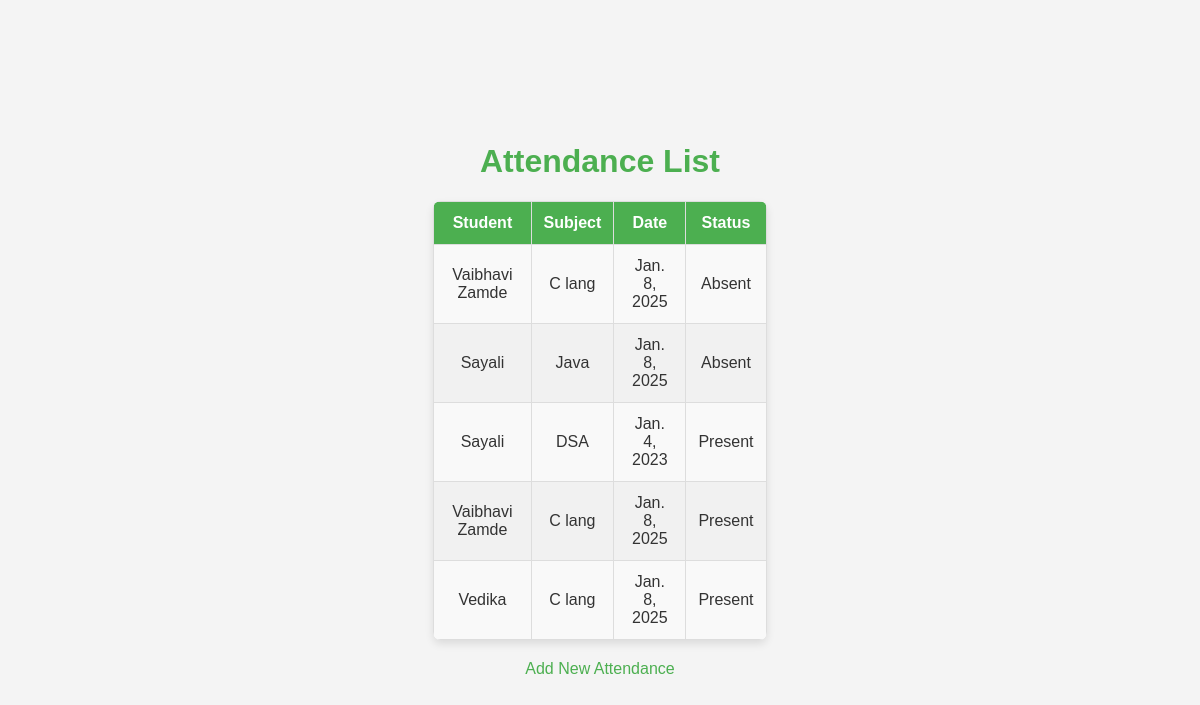
The page /attendance/ on the database its author committed.
### SGGS/models.py (models this page shows, shortened)
class Attendance(models.Model):
    student = models.ForeignKey('Student', related_name='attendance', on_delete=models.CASCADE)
    subject = models.ForeignKey('Subject', related_name='attendance', on_delete=models.CASCADE)
    date = models.DateField()
    present = models.BooleanField()

class Student(models.Model):
    name = models.CharField(max_length=100)
    roll_number = models.CharField(max_length=15, unique=True)
    branch = models.ForeignKey(Branch, related_name='students', on_delete=models.CASCADE)
    subjects = models.ManyToManyField(Subject, related_name='students')
    year_of_enrollment = models.PositiveIntegerField()
    gender = models.CharField(max_length=10, choices=[('Male', 'Male'), ('Female', 'Female'), ('Other', 'Other')])
    email = models.EmailField(unique=True)

class Subject(models.Model):
    name = models.CharField(max_length=100)
    code = models.CharField(max_length=10, unique=True)
    branch = models.ForeignKey(Branch, related_name='subjects', on_delete=models.CASCADE)

### sggs_college/views.py (the view)
# urls.py: path('attendance/', views.attendance_list, name='attendance_list'),
def attendance_list(request):
    attendances = Attendance.objects.all()
    return render(request, 'SGGS/attendance_list.html', {'attendances': attendances})

### SGGS/templates/SGGS/attendance_list.html (shortened to what this page needs)
<!DOCTYPE html>
<html lang="en">
<head>
</head>
<body>
    <div>
        <h1>Attendance List</h1>
        <table>
            <thead>
                <tr>
                    <th>Student</th>
                    <th>Subject</th>
                    <th>Date</th>
                    <th>Status</th>
                </tr>
            </thead>
            <tbody>
                {% for attendance in attendances %}
                <tr>
                    <td>{{ attendance.student.name }}</td>
                    <td>{{ attendance.subject.name }}</td>
                    <td>{{ attendance.date }}</td>
                    <td>{{ attendance.present|yesno:"Present,Absent" }}</td>
                </tr>
                {% endfor %}
            </tbody>
        </table>
        <a href="{% url 'add_attendance' %}">Add New Attendance</a>
    </div>
</body>
</html>

### SGGS/templates/SGGS/attendance_list.html (style rules this page uses)
body { font-family: Arial, sans-serif; background-color: #f4f4f4; color: #333; display: flex; justify-content: center; align-items: center; height: 100vh; margin: 0; }
h1 { text-align: center; color: #4CAF50; }
table { width: 80%; margin: 20px auto; border-collapse: collapse; background-color: #fff; box-shadow: 0 4px 8px rgba(0, 0, 0, 0.1); border-radius: 8px; overflow: hidden; }
th, td { padding: 12px; text-align: center; border: 1px solid #ddd; }
th { background-color: #4CAF50; color: white; }
td { background-color: #f9f9f9; }
tr:nth-child(even) td { background-color: #f1f1f1; }
a { display: block; text-align: center; margin-top: 20px; text-decoration: none; color: #4CAF50; font-size: 16px; }

### rows shown on the page
Attendance: student.name "Vaibhavi Zamde", subject.name "C lang", date "Jan. 8, 2025", present "Absent"
Attendance: student.name "Sayali", subject.name "Java", date "Jan. 8, 2025", present "Absent"
Attendance: student.name "Sayali", subject.name "DSA", date "Jan. 4, 2023", present "Present"
Attendance: student.name "Vaibhavi Zamde", subject.name "C lang", date "Jan. 8, 2025", present "Present"
Attendance: student.name "Vedika", subject.name "C lang", date "Jan. 8, 2025", present "Present"
